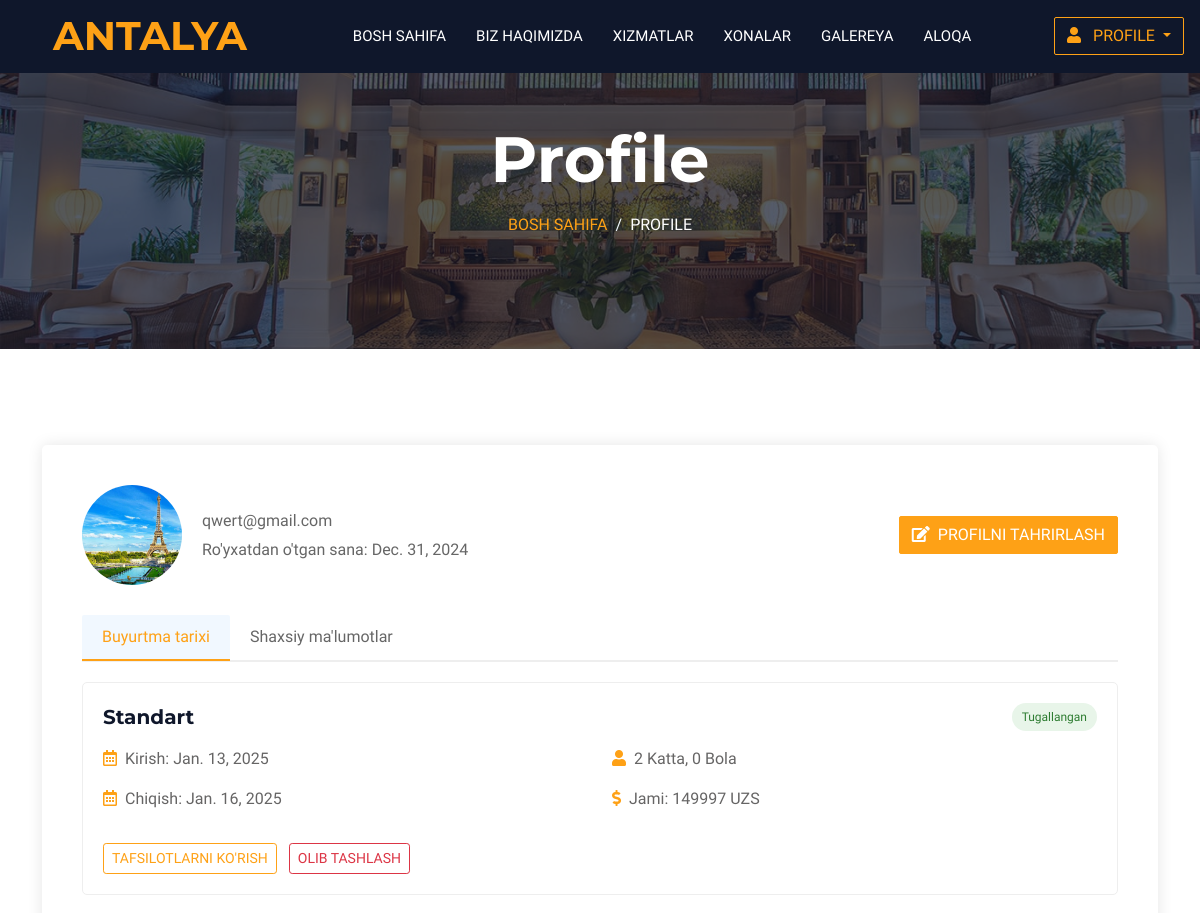
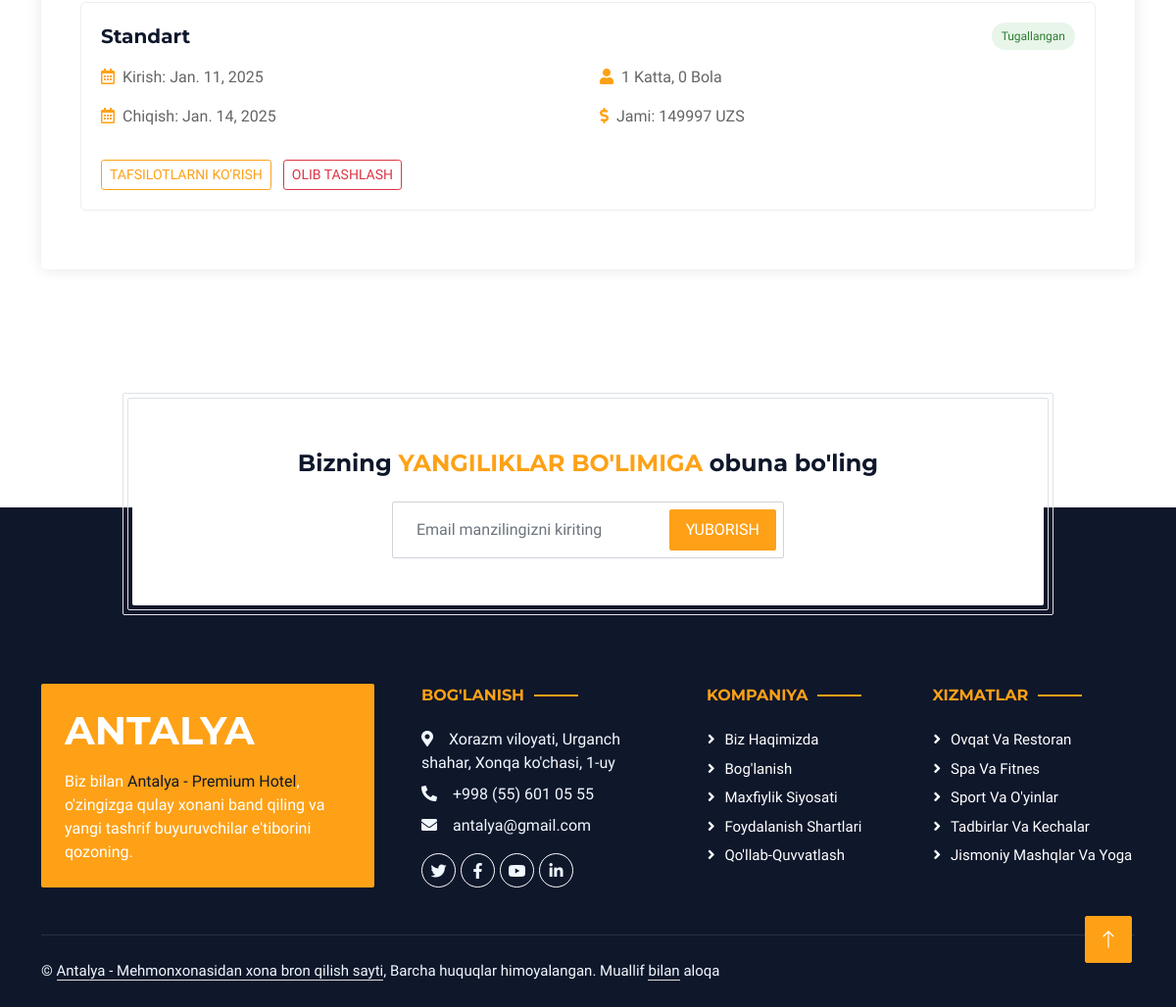
/users/profile/ (signed in), run on the app's committed database (2 pictures, top to bottom).
### users/models.py (models this page shows, shortened)
class CustomUser(AbstractUser):
    image = models.FileField(upload_to='images/')
    phone_number = models.CharField(max_length=35, blank=True, null=True)

### hotel/models.py (models this page shows, shortened)
class Order(models.Model):
    user = models.ForeignKey(CustomUser, on_delete=models.CASCADE)
    room = models.ForeignKey(Room, on_delete=models.CASCADE)
    booking_date = models.DateField(auto_now_add=True)
    checkin_date = models.DateField()
    checkout_date = models.DateField()
    number_of_adults = models.IntegerField()
    number_of_children = models.IntegerField()
    total_price = models.PositiveIntegerField()
    def room_detail(self):
        return self.room

class Room(models.Model):
    number = models.CharField(max_length=10, unique=True)
    room_type = models.CharField(max_length=50, choices=ROOM_TYPE)
    adults = models.IntegerField()
    children = models.IntegerField()
    beds = models.IntegerField()
    price_per_night = models.PositiveIntegerField()
    is_available = models.BooleanField(default=True)

### users/views.py (the view)
# urls.py: path('profile/', views.profile, name='profile'),
def profile(request):
    if request.user.is_authenticated:
        user = request.user
        orders = Order.objects.filter(user=user.id).order_by('-id')
        today = datetime.now()
        if request.method == 'POST':
            user_form = CustomUserEditForm(request.POST, request.FILES, instance=user)
            if user_form.is_valid():
                user_form.save()
                return redirect('profile')
        else:
            user_form = CustomUserEditForm(instance=user)
        context = {
            'user': user,
            'orders': orders,
            'today': today.date(),
        }
        return render(request, 'users/profile.html', context)
    else:
        return redirect('login')

### templates/users/profile.html (shortened to what this page needs)
{% extends 'base.html' %}
{% load static %}
{% block content %}
    <div class="container-fluid page-header mb-5 p-0" style="background-image: url({% static 'img/carousel-1.jpg' %});">
        <div class="container-fluid page-header-inner py-5">
            <div class="container text-center pb-5">
                <h1 class="display-3 text-white mb-3 animated slideInDown">Profile</h1>
                <nav aria-label="breadcrumb">
                    <ol class="breadcrumb justify-content-center text-uppercase">
                        <li class="breadcrumb-item"><a href="#">Bosh sahifa</a></li>
                        <li class="breadcrumb-item text-white active" aria-current="page">Profile</li>
                    </ol>
                </nav>
            </div>
        </div>
    </div>
    <div class="container-xxl py-5">
        <div class="container">
            <div class="profile-container wow fadeInUp" data-wow-delay="0.1s">
                <div class="profile-header">
                    <div class="profile-avatar">
                        {% if user.image == '' %}
                            <img src="{% static 'img/user-avatar.jpeg' %}" alt="Foydalanuvchi Avatar">
                        {% else %}
                            <img src="{{ user.image.url }}" alt="Foydalanuvchi ">
                        {% endif %}
                    </div>
                    <div class="profile-info">
                        <p>{{ user.email }}</p>
                        <p>Ro'yxatdan o'tgan sana: {{ user.date_joined.date }}</p>
                    </div>
                    <button class="btn btn-primary edit-profile-btn" data-bs-toggle="modal" data-bs-target="#editProfileModal">
                        <i class="fas fa-edit me-2"></i>Profilni tahrirlash
                    </button>
                </div>
                <ul class="nav nav-tabs" id="profileTabs" role="tablist">
                    <li class="nav-item" role="presentation">
                        <button class="nav-link active" id="bookings-tab" data-bs-toggle="tab" data-bs-target="#bookings" type="button" role="tab">
                            Buyurtma tarixi
                        </button>
                    </li>
                    <li class="nav-item" role="presentation">
                        <button class="nav-link" id="personal-tab" data-bs-toggle="tab" data-bs-target="#personal" type="button" role="tab">
                            Shaxsiy ma'lumotlar
                        </button>
                    </li>
                </ul>
                <div class="tab-content" id="profileTabsContent">
                    <div class="tab-pane fade show active" id="bookings" role="tabpanel">
                        <div class="booking-history">
                             {% if orders %}
                                {% for order in orders %}
                                    <div class="booking-card">
                                        <div class="d-flex justify-content-between align-items-center mb-3">
                                            <h5 class="mb-0">{{ order.room_detail.room_type|title }}</h5>
                                            {% if today >= order.checkin_date and today <= order.checkout_date %}
                                                <span class="booking-status status-processing">Jarayonda</span>
                                            {% elif today < order.checkin_date %}
                                                <span class="booking-status status-upcoming">Kutilmoqda</span>
                                            {% else %}
                                                <span class="booking-status status-completed">Tugallangan</span>
                                            {% endif %}
                                        </div>
                                        <div class="row">
                                            <div class="col-md-6">
                                                <p><i class="far fa-calendar-alt text-primary me-2"></i>Kirish: {{ order.checkin_date }}</p>
                                                <p><i class="far fa-calendar-alt text-primary me-2"></i>Chiqish: {{ order.checkout_date }}</p>
                                            </div>
                                            <div class="col-md-6">
                                                <p><i class="fas fa-user text-primary me-2"></i>{{ order.number_of_adults }} Katta, {{ order.number_of_children }} Bola</p>
                                                <p><i class="fas fa-dollar-sign text-primary me-2"></i>Jami: {{ order.total_price }} UZS</p>
                                            </div>
                                        </div>
                                        <div class="mt-3">
                                            {% if today >= order.checkin_date and today <= order.checkout_date %}
                                                <a class="btn btn-sm btn-outline-primary me-2" href="{% url 'room_detail' order.room.id %}">Tafsilotlarni ko'rish</a>
                                                <a href="{% url 'profile_delete' order.id %}" class="btn btn-sm btn-outline-danger">Buyurtmani bekor qilish</a>
                                            {% elif today <= order.checkin_date %}
                                                <a class="btn btn-sm btn-outline-primary me-2" href="{% url 'room_detail' order.room.id %}">Tafsilotlarni ko'rish</a>
                                                <a href="{% url 'profile_delete' order.id %}" class="btn btn-sm btn-outline-danger">Buyurtmani bekor qilish</a>
                                                {% else %}
                                                <a class="btn btn-sm btn-outline-primary me-2"  href="{% url 'room_detail' order.room.id %}">Tafsilotlarni ko'rish</a>
                                                <a href="{% url 'profile_delete' order.id %}" class="btn btn-sm btn-outline-danger">Olib tashlash</a>
                                            {% endif %}
                                        </div>
                                    </div>
                                {% endfor %}
                             {% else %}
                                <p>Sizda hali buyurtmalar mavjud emas!</p>
                             {% endif %}
                        </div>
                    </div>
                </div>
            </div>
        </div>
    </div>
        {% endblock content %}

### static/css/style.css (style rules this page uses)
:root { --primary: #FEA116; --light: #F1F8FF; --dark: #0F172B; }
.btn { font-weight: 500; text-transform: uppercase; transition: .5s; }
.btn.btn-primary, .btn.btn-secondary { color: #FFFFFF; }
.page-header { background-position: center center; background-repeat: no-repeat; background-size: cover; }
.page-header-inner { background: rgba(15, 23, 43, .7); }
.breadcrumb-item + .breadcrumb-item::before { color: var(--light); }
.profile-container { background: #fff; padding: 40px; border-radius: 5px; box-shadow: 0 0 15px rgba(0,0,0,0.1); margin-bottom: 30px; }
.profile-header { display: flex; align-items: center; margin-bottom: 30px; }
.profile-avatar { width: 100px; height: 100px; border-radius: 50%; overflow: hidden; margin-right: 20px; }
.profile-avatar img { width: 100%; height: 100%; object-fit: cover; }
.profile-info p { margin: 5px 0; color: #666; }
.nav-tabs { margin-bottom: 20px; border-bottom: 2px solid #eee; }
.nav-tabs .nav-link { border: none; color: #666; font-weight: 500; padding: 10px 20px; }
.nav-tabs .nav-link.active { color: var(--primary); border-bottom: 2px solid var(--primary); }
.booking-history { margin-top: 20px; }
.booking-card { border: 1px solid #eee; border-radius: 5px; padding: 20px; margin-bottom: 20px; }
.booking-status { padding: 5px 10px; border-radius: 20px; font-size: 12px; font-weight: 500; }
.status-completed { background: #e8f5e9; color: #2e7d32; }
.edit-profile-btn { margin-left: auto; }

### data on the page
CustomUser: image (picture), email "qwert@gmail.com", date_joined "Dec. 31, 2024"
Order: room_detail.room_type "Standart", shows "Tugallangan", checkin_date "Jan. 13, 2025", checkout_date "Jan. 16, 2025", number_of_adults "2", number_of_children "0", total_price "149997", shows "TAFSILOTLARNI KO'RISH"
Order: room_detail.room_type "Standart", shows "Tugallangan", checkin_date "Jan. 11, 2025", checkout_date "Jan. 14, 2025", number_of_adults "1", number_of_children "0", total_price "149997", shows "TAFSILOTLARNI KO'RISH"
